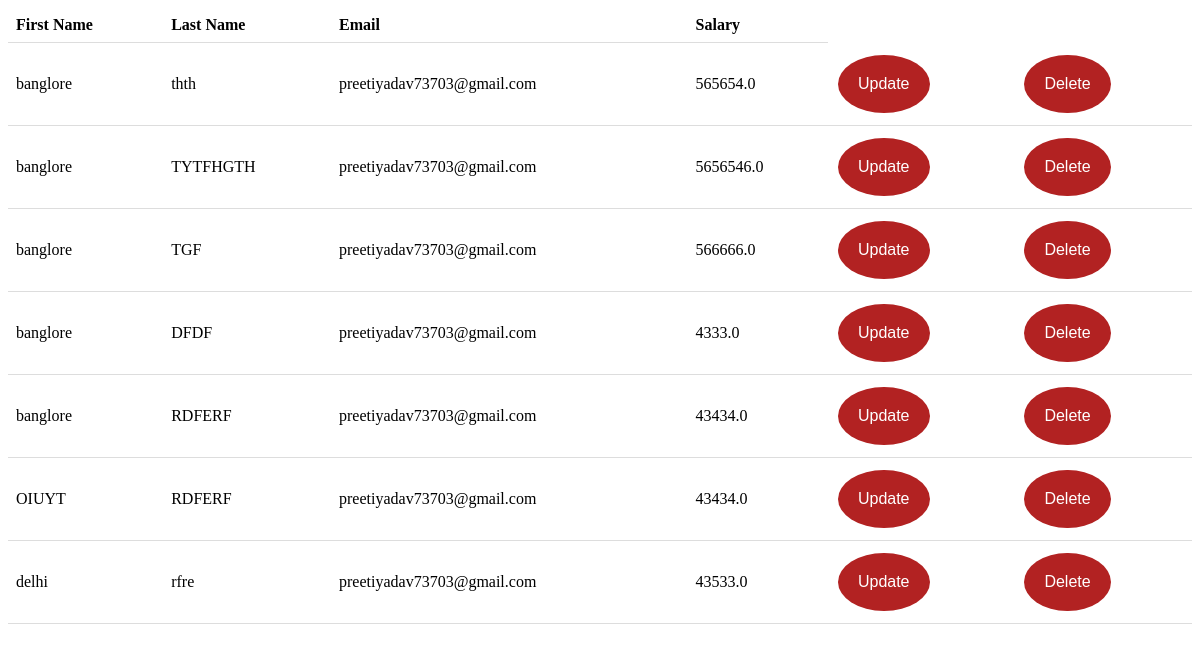
Screenshot of /about/about/ with the database file from the repository.
### table/models.py (models this page shows, shortened)
class detail(models.Model):
    firstname=models.CharField(max_length=20)
    seondname=models.CharField(max_length=20)
    email=models.EmailField(max_length=29)
    salary=models.FloatField(max_length=23)

### table/views.py (the view)
# urls.py: path('about/',readTable,name='about1'),
def readTable(request):
    lis=detail.objects.all()
    Col={'lis':lis}
    return render(request,'about.html',Col)

### templates/about.html (shortened to what this page needs)
<!DOCTYPE html>
<html>
<head>
</head>
<body>
<table>
  <tr>
    <th>First Name</th>
    <th>Last Name</th>
    <th>Email</th>
    <th>Salary</th>
  </tr>
  {% for i in lis %}
  <tr>
    <td>{{i.firstname}}</td>
    <td>{{i.seondname}}</td>
    <td>{{i.email}}</td>
    <td>{{i.salary}}</td>
    <td><button class="button button5">Update</button></td>
    <td><button class="button button5">Delete</button></td>
  </tr>
  {% endfor %}
</table>
</body>
</html>

### templates/about.html (style rules this page uses)
table { border-collapse: collapse; width: 100%; }
th, td { padding: 8px; text-align: left; border-bottom: 1px solid #ddd; }
.button { background-color:#B22222; border: none; color: white; padding: 20px; text-align: center; text-decoration: none; display: inline-block; font-size: 16px; margin: 4px 2px; cursor: pointer; }
.button5 { border-radius: 50%; }

### rows the page displays
detail: firstname "banglore", seondname "thth", email "preetiyadav73703@gmail.com", salary "565654.0"
detail: firstname "banglore", seondname "TYTFHGTH", email "preetiyadav73703@gmail.com", salary "5656546.0"
detail: firstname "banglore", seondname "TGF", email "preetiyadav73703@gmail.com", salary "566666.0"
detail: firstname "banglore", seondname "DFDF", email "preetiyadav73703@gmail.com", salary "4333.0"
detail: firstname "banglore", seondname "RDFERF", email "preetiyadav73703@gmail.com", salary "43434.0"
detail: firstname "OIUYT", seondname "RDFERF", email "preetiyadav73703@gmail.com", salary "43434.0"
detail: firstname "delhi", seondname "rfre", email "preetiyadav73703@gmail.com", salary "43533.0"
